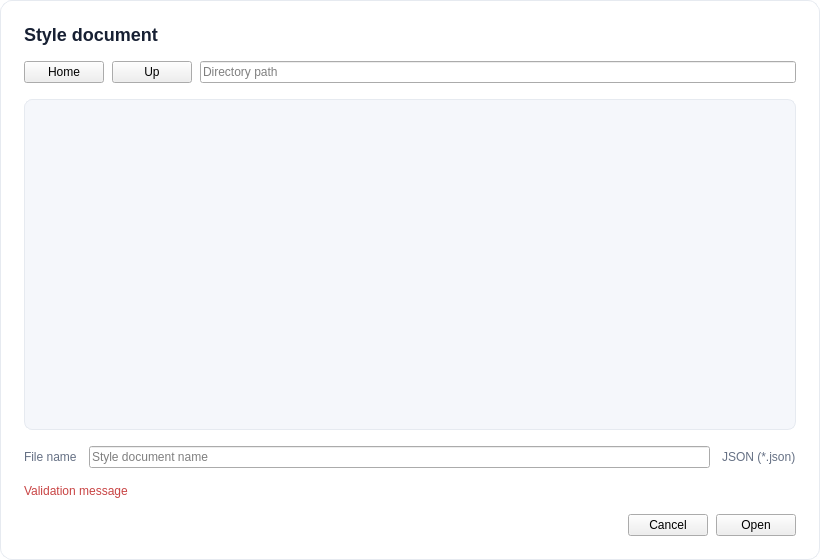
<?xml version="1.0" encoding="UTF-8"?>
<ui version="4.0">
 <class>StyleDocumentFilePopup</class>
 <widget class="QWidget" name="StyleDocumentFilePopup">
  <property name="geometry"><rect><x>0</x><y>0</y><width>820</width><height>560</height></rect></property>
  <property name="minimumSize"><size><width>620</width><height>430</height></size></property>
  <property name="styleSheet">
   <string notr="true">QWidget#StyleDocumentFilePopup { background: #ffffff; border: 1px solid #e6eaf0; border-radius: 12px; }
QLabel { color: #657084; background: transparent; }
QLabel#titleLabel { color: #172033; font-size: 18px; font-weight: 700; }
QLabel#errorLabel { color: #c84343; }
QTreeView { color: #172033; background: #f5f7fb; border: 1px solid #e6eaf0; border-radius: 8px; outline: none; }
QTreeView::item { height: 32px; padding: 2px 6px; border: none; }
QTreeView::item:hover { background: #eef0ff; }
QTreeView::item:selected { color: #5b67f1; background: #e5e9ff; }
QHeaderView::section { color: #657084; background: #f5f7fb; border: none; border-bottom: 1px solid #e6eaf0; padding: 8px; }
QScrollBar:vertical { width: 8px; background: transparent; }
QScrollBar::handle:vertical { min-height: 24px; background: #c5ccda; border-radius: 4px; }
QScrollBar::add-line:vertical, QScrollBar::sub-line:vertical { height: 0; }
animatedwidgets--FilledButton[editorControl="true"] {
    min-height: 36px; min-width: 72px;
    qproperty-backgroundNormal: #5b67f1; qproperty-backgroundHover: #6975fa;
    qproperty-contentNormal: #ffffff; qproperty-cornerRadius: 9; qproperty-animateContentColor: true;
}
animatedwidgets--OutlineButton[editorControl="true"] {
    min-height: 36px; min-width: 64px;
    qproperty-borderNormal: #d7dde8; qproperty-borderHover: #5b67f1;
    qproperty-contentNormal: #172033; qproperty-contentHover: #5b67f1;
    qproperty-cornerRadius: 9; qproperty-animateContentColor: true;
}
animatedwidgets--LineEdit[editorControl="true"] {
    min-height: 34px; qproperty-backgroundNormal: #f5f7fb;
    qproperty-borderNormal: #e6eaf0; qproperty-borderHover: #5b67f1; qproperty-borderFocus: #5b67f1;
    qproperty-textColor: #172033; qproperty-cornerRadius: 8; qproperty-contentPadding: 9;
}</string>
  </property>
  <layout class="QVBoxLayout" name="dialogLayout">
   <property name="spacing"><number>16</number></property>
   <property name="leftMargin"><number>24</number></property>
   <property name="topMargin"><number>24</number></property>
   <property name="rightMargin"><number>24</number></property>
   <property name="bottomMargin"><number>24</number></property>
   <item><widget class="QLabel" name="titleLabel"><property name="text"><string>Style document</string></property></widget></item>
   <item>
    <layout class="QHBoxLayout" name="navigationLayout">
     <property name="spacing"><number>8</number></property>
     <item><widget class="aw::OutlineButton" name="homeButton"><property name="text"><string>Home</string></property><property name="editorControl" stdset="0"><bool>true</bool></property></widget></item>
     <item><widget class="aw::OutlineButton" name="upButton"><property name="text"><string>Up</string></property><property name="editorControl" stdset="0"><bool>true</bool></property></widget></item>
     <item><widget class="aw::LineEdit" name="pathEdit"><property name="placeholderText"><string>Directory path</string></property><property name="editorControl" stdset="0"><bool>true</bool></property></widget></item>
    </layout>
   </item>
   <item>
    <widget class="QTreeView" name="fileView">
     <property name="rootIsDecorated"><bool>false</bool></property>
     <property name="itemsExpandable"><bool>false</bool></property>
     <property name="uniformRowHeights"><bool>true</bool></property>
     <property name="sortingEnabled"><bool>true</bool></property>
     <property name="selectionMode"><enum>QAbstractItemView::SingleSelection</enum></property>
     <property name="selectionBehavior"><enum>QAbstractItemView::SelectRows</enum></property>
     <property name="editTriggers"><set>QAbstractItemView::NoEditTriggers</set></property>
     <property name="verticalScrollMode"><enum>QAbstractItemView::ScrollPerPixel</enum></property>
     <property name="horizontalScrollMode"><enum>QAbstractItemView::ScrollPerPixel</enum></property>
    </widget>
   </item>
   <item>
    <layout class="QHBoxLayout" name="fileNameLayout">
     <property name="spacing"><number>12</number></property>
     <item><widget class="QLabel" name="fileNameLabel"><property name="text"><string>File name</string></property></widget></item>
     <item><widget class="aw::LineEdit" name="fileNameEdit"><property name="placeholderText"><string>Style document name</string></property><property name="editorControl" stdset="0"><bool>true</bool></property></widget></item>
     <item><widget class="QLabel" name="filterLabel"><property name="text"><string>JSON (*.json)</string></property></widget></item>
    </layout>
   </item>
   <item><widget class="QLabel" name="errorLabel"><property name="text"><string>Validation message</string></property><property name="wordWrap"><bool>true</bool></property></widget></item>
   <item>
    <layout class="QHBoxLayout" name="actionLayout">
     <property name="spacing"><number>8</number></property>
     <item><spacer name="actionSpacer"><property name="orientation"><enum>Qt::Horizontal</enum></property><property name="sizeHint" stdset="0"><size><width>20</width><height>20</height></size></property></spacer></item>
     <item><widget class="aw::OutlineButton" name="cancelButton"><property name="text"><string>Cancel</string></property><property name="editorControl" stdset="0"><bool>true</bool></property></widget></item>
     <item><widget class="aw::FilledButton" name="acceptButton"><property name="text"><string>Open</string></property><property name="editorControl" stdset="0"><bool>true</bool></property></widget></item>
    </layout>
   </item>
  </layout>
 </widget>
 <customwidgets>
  <customwidget><class>aw::FilledButton</class><extends>QPushButton</extends><header>animatedwidgets/buttons/filledbutton.h</header></customwidget>
  <customwidget><class>aw::OutlineButton</class><extends>QPushButton</extends><header>animatedwidgets/buttons/outlinebutton.h</header></customwidget>
  <customwidget><class>aw::LineEdit</class><extends>QLineEdit</extends><header>animatedwidgets/inputs/lineedit.h</header></customwidget>
 </customwidgets>
 <resources/>
 <connections/>
</ui>
